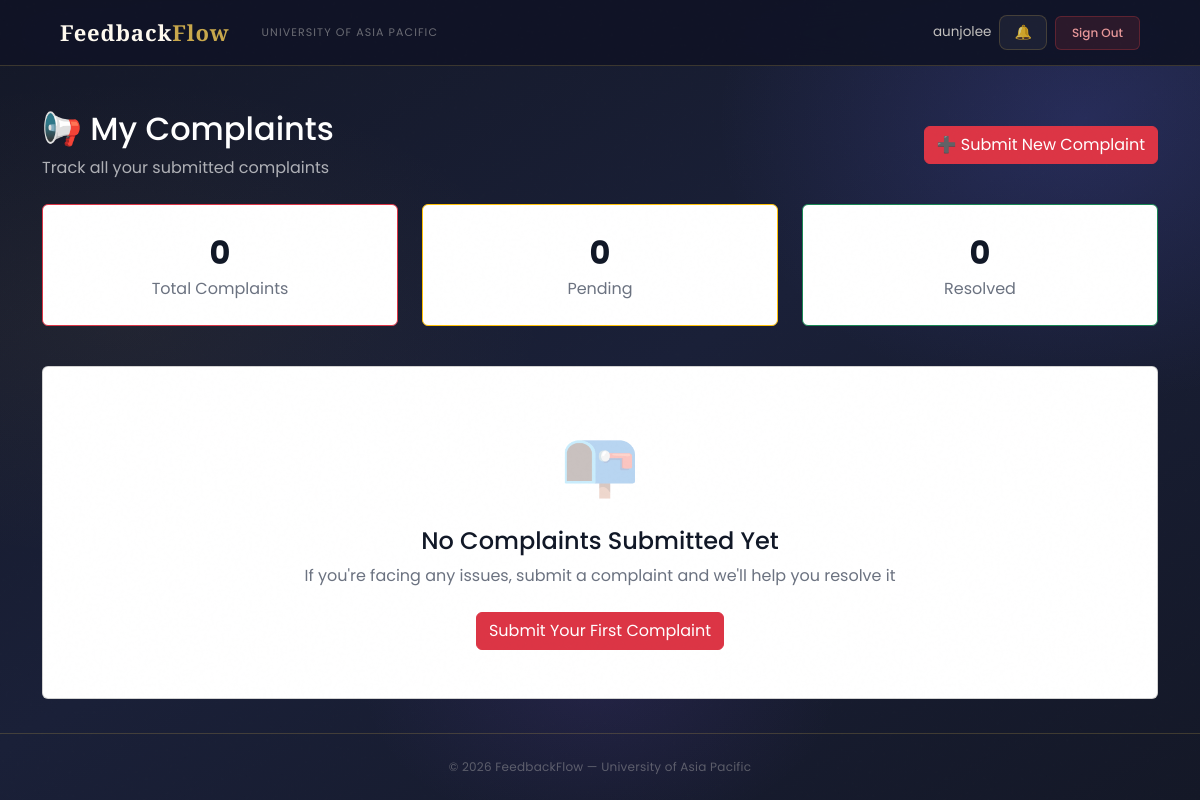
The page /complaints/my-complaints/ (signed in) on the database as committed earlier.
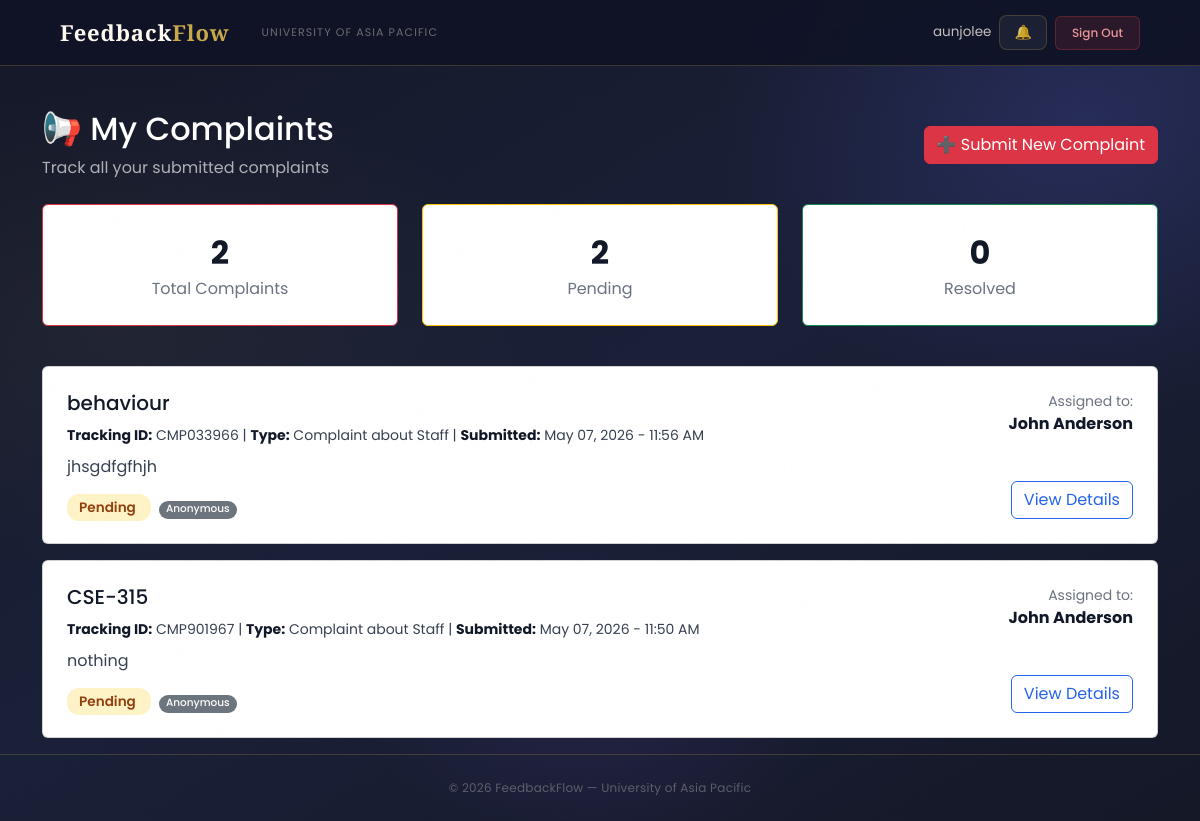
The same page on the database as committed later.
### complaints/models.py (models this page shows, shortened)
class Complaint(models.Model):
    COMPLAINT_TYPE_CHOICES = (
        ('Faculty', 'Complaint about Faculty'),
        ('HOD', 'Complaint about HOD'),
        ('Staff', 'Complaint about Staff'),
        ('Facility', 'Facility Issue'),
    )
    STATUS_CHOICES = (
        ('Pending', 'Pending Review'),
        ('Under Investigation', 'Under Investigation'),
        ('Resolved', 'Resolved'),
        ('Escalated', 'Escalated to Higher Authority'),
    )
    PRIORITY_CHOICES = (
        ('Low', 'Low'),
        ('Medium', 'Medium'),
        ('High', 'High'),
        ('Urgent', 'Urgent'),
    )
    student = models.ForeignKey(
        settings.AUTH_USER_MODEL,
        on_delete=models.CASCADE,
        related_name='complaints_submitted'
    )
    complaint_type = models.CharField(max_length=20, choices=COMPLAINT_TYPE_CHOICES)
    subject = models.CharField(max_length=200)
    description = models.TextField()
    faculty_concerned = models.ForeignKey(
        settings.AUTH_USER_MODEL,
        on_delete=models.SET_NULL,
        null=True,
        blank=True,
        related_name='complaints_against',
        limit_choices_to={'role__in': ['Faculty', 'HOD', 'Staff']}
    )
    location = models.CharField(max_length=200, blank=True, null=True, help_text='For facility issues')
    status = models.CharField(max_length=30, choices=STATUS_CHOICES, default='Pending')
    priority = models.CharField(max_length=10, choices=PRIORITY_CHOICES, default='Medium')
    assigned_to = models.ForeignKey(
        settings.AUTH_USER_MODEL,
        on_delete=models.SET_NULL,
        null=True,
        blank=True,
        related_name='complaints_assigned'
    )
    is_anonymous = models.BooleanField(default=False)
    submitted_at = models.DateTimeField(auto_now_add=True)
    updated_at = models.DateTimeField(auto_now=True)
    resolved_at = models.DateTimeField(null=True, blank=True)
    tracking_id = models.CharField(max_length=20, unique=True, editable=False)
    class Meta:
        ordering = ['-submitted_at']
        verbose_name = 'Complaint'
        verbose_name_plural = 'Complaints'

### users/models.py (models this page shows, shortened)
class User(AbstractBaseUser, PermissionsMixin):
    ROLE_CHOICES = (
        ('Student', 'Student'),
        ('Faculty', 'Faculty'),
        ('HOD', 'Head of Department'),
        ('Staff', 'Staff'),
        ('Admin', 'Administrator'),
    )
    DEPARTMENT_CHOICES = (
        ('DBA', 'Department of Business Administration'),
        ('CSE', 'Department of Computer Science and Engineering'),
        ('CE', 'Department of Civil Engineering'),
        ('EEE', 'Department of Electrical and Electronic Engineering'),
        ('Pharmacy', 'Department of Pharmacy'),
        ('Law', 'Department of Law and Human Rights'),
        ('English', 'Department of English'),
        ('Architecture', 'Department of Architecture'),
    )
    email = models.EmailField(unique=True, max_length=255)
    full_name = models.CharField(max_length=150)
    role = models.CharField(max_length=20, choices=ROLE_CHOICES)
    department = models.CharField(max_length=100, choices=DEPARTMENT_CHOICES, null=True, blank=True)
    student_id = models.CharField(max_length=50, unique=True, null=True, blank=True)
    is_active = models.BooleanField(default=True)
    is_staff = models.BooleanField(default=False)
    created_at = models.DateTimeField(auto_now_add=True)
    updated_at = models.DateTimeField(auto_now=True)
    USERNAME_FIELD = 'email'
    REQUIRED_FIELDS = ['full_name']
    objects = UserManager()
    class Meta:
        verbose_name = 'User'
        verbose_name_plural = 'Users'
        ordering = ['-created_at']
    def get_short_name(self):
        return self.full_name.split()[0] if self.full_name else self.email

### complaints/views.py (the view)
# urls.py: path('my-complaints/', views.my_complaints, name='my_complaints'),
@login_required
def my_complaints(request):
    if request.user.role != 'Student':
        messages.error(request, 'Access denied.')
        return redirect('login')
    complaints_list = Complaint.objects.filter(student=request.user).order_by('-submitted_at')
    total_complaints = complaints_list.count()
    pending = complaints_list.filter(status='Pending').count()
    resolved = complaints_list.filter(status='Resolved').count()
    context = {
        'complaints_list': complaints_list,
        'total_complaints': total_complaints,
        'pending': pending,
        'resolved': resolved,
        'page_title': 'My Complaints'
    }
    return render(request, 'complaints/my_complaints.html', context)

### users/context_processors.py (called while the page is built)
def notifications_count(request):
    if request.user.is_authenticated:
        from users.models import Notification
        count = Notification.objects.filter(
            recipient=request.user,
            is_read=False
        ).count()
        return {'unread_notifications_count': count}
    return {'unread_notifications_count': 0}

### complaints/templates/complaints/my_complaints.html (shortened to what the changed rows need)
{% extends 'users/base.html' %}
{% block content %}
<div class="container mt-4">
    <div class="d-flex justify-content-between align-items-center mb-4">
        <div>
            <h2 class="page-header-title">📢 My Complaints</h2>
        </div>
    </div>
    <div class="row mb-4">
        <div class="col-md-4 mb-3">
            <div class="card border-danger text-center">
                <div class="card-body py-4">
                    <div class="stat-card-number">{{ total_complaints }}</div>
                    <p class="text-muted mb-0">Total Complaints</p>
                </div>
            </div>
        </div>
        <div class="col-md-4 mb-3">
            <div class="card border-warning text-center">
                <div class="card-body py-4">
                    <div class="stat-card-number">{{ pending }}</div>
                    <p class="text-muted mb-0">Pending</p>
                </div>
            </div>
        </div>
    </div>
    {% if complaints_list %}
        <div class="row">
            {% for complaint in complaints_list %}
            <div class="col-12 mb-3">
                <div class="card complaint-card">
                    <div class="card-body p-4">
                        <div class="row">
                            <div class="col-md-8">
                                <h5 class="mb-2">{{ complaint.subject }}</h5>
                                <p class="text-muted mb-2">
                                    <small>
                                        <strong>Tracking ID:</strong> {{ complaint.tracking_id }} |
                                        <strong>Type:</strong> {{ complaint.get_complaint_type_display }} |
                                        <strong>Submitted:</strong> {{ complaint.submitted_at|date:"M d, Y - h:i A" }}
                                    </small>
                                </p>
                                <p class="mb-3">{{ complaint.description|truncatewords:20 }}</p>
                                <div>
                                    <span class="status-{{ complaint.status|lower|cut:' ' }}">
                                        {{ complaint.status }}
                                    </span>
                                    {% if complaint.is_anonymous %}
                                        <span class="badge bg-secondary ms-2">Anonymous</span>
                                    {% endif %}
                                </div>
                            </div>
                            <div class="col-md-4 text-end d-flex flex-column align-items-end justify-content-between">
                                <div class="mb-3">
                                    <small class="text-muted d-block">Assigned to:</small>
                                    <strong>{{ complaint.assigned_to.full_name }}</strong>
                                </div>
                                <a href="{% url 'complaint_detail' complaint.id %}" class="btn btn-outline-primary">
                                    View Details
                                </a>
                            </div>
                        </div>
                    </div>
                </div>
            </div>
            {% endfor %}
        </div>
    {% else %}
        <div class="card">
            <div class="card-body text-center py-5">
                <div style="font-size:4rem;opacity:.3;">📭</div>
                <h4 class="mt-3">No Complaints Submitted Yet</h4>
                <p class="text-muted mb-4">If you're facing any issues, submit a complaint and we'll help you resolve it</p>
                <a href="{% url 'submit_complaint' %}" class="btn btn-danger">Submit Your First Complaint</a>
            </div>
        </div>
    {% endif %}
</div>
{% endblock %}

Rows that differ between the two databases and show on the page:
added Complaint: subject "behaviour", tracking_id "CMP033966", complaint_type "Complaint about Staff", submitted_at "May 07, 2026 - 11:56 AM", description "jhsgdfgfhjh", status "Pending", is_anonymous "Anonymous", assigned_to.full_name "John Anderson"
added Complaint: subject "CSE-315", tracking_id "CMP901967", complaint_type "Complaint about Staff", submitted_at "May 07, 2026 - 11:50 AM", description "nothing", status "Pending", is_anonymous "Anonymous", assigned_to.full_name "John Anderson"
Other text that changed with them:
{{ total_complaints }}: "0" → "2"
{{ pending }}: "0" → "2"
text no longer shown: "📭 No Complaints Submitted Yet If you're facing any issues, submit a complaint and we'll help you resolve it Submit Your First Complaint"
